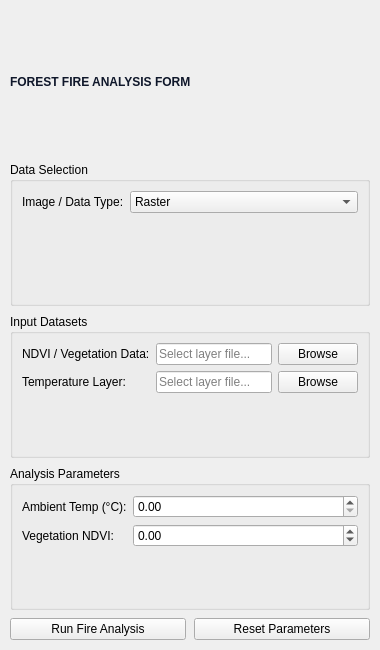
<?xml version="1.0" encoding="UTF-8"?>
<ui version="4.0">
 <class>ForestFireForm</class>
 <widget class="QWidget" name="ForestFireForm">
  <property name="geometry"><rect><x>0</x><y>0</y><width>380</width><height>650</height></rect></property>
  <layout class="QVBoxLayout" name="mainLayout">
   <property name="spacing"><number>8</number></property>
   <property name="leftMargin"><number>10</number></property>
   <property name="topMargin"><number>10</number></property>
   <property name="rightMargin"><number>10</number></property>
   <property name="bottomMargin"><number>10</number></property>
   <item><widget class="QLabel" name="lblTitle"><property name="text"><string>FOREST FIRE ANALYSIS FORM</string></property><property name="styleSheet"><string>font-size: 12px; font-weight: bold; color: #0F172A;</string></property></widget></item>
   <item>
    <widget class="QGroupBox" name="grpData">
     <property name="title"><string>Data Selection</string></property>
     <layout class="QFormLayout">
      <item row="0" column="0"><widget class="QLabel"><property name="text"><string>Image / Data Type:</string></property></widget></item>
      <item row="0" column="1">
       <widget class="QComboBox" name="cmbDataType">
        <item><property name="text"><string>Raster</string></property></item>
        <item><property name="text"><string>Satellite Image</string></property></item>
       </widget>
      </item>
     </layout>
    </widget>
   </item>
   <item>
    <widget class="QGroupBox" name="grpInputs">
     <property name="title"><string>Input Datasets</string></property>
     <layout class="QFormLayout">
      <item row="0" column="0"><widget class="QLabel"><property name="text"><string>NDVI / Vegetation Data:</string></property></widget></item>
      <item row="0" column="1">
       <layout class="QHBoxLayout">
        <item><widget class="QLineEdit" name="txtNDVI"><property name="placeholderText"><string>Select layer file...</string></property></widget></item>
        <item><widget class="QPushButton" name="btnBrowseNDVI"><property name="text"><string>Browse</string></property></widget></item>
       </layout>
      </item>
      <item row="1" column="0"><widget class="QLabel"><property name="text"><string>Temperature Layer:</string></property></widget></item>
      <item row="1" column="1">
       <layout class="QHBoxLayout">
        <item><widget class="QLineEdit" name="txtTemp"><property name="placeholderText"><string>Select layer file...</string></property></widget></item>
        <item><widget class="QPushButton" name="btnBrowseTemp"><property name="text"><string>Browse</string></property></widget></item>
       </layout>
      </item>
     </layout>
    </widget>
   </item>
   <item>
    <widget class="QGroupBox" name="grpParams">
     <property name="title"><string>Analysis Parameters</string></property>
     <layout class="QFormLayout">
      <item row="0" column="0"><widget class="QLabel"><property name="text"><string>Ambient Temp (°C):</string></property></widget></item>
      <item row="0" column="1"><widget class="QDoubleSpinBox" name="spnTemp"><property name="maximum"><double>60</double></property></widget></item>
      <item row="1" column="0"><widget class="QLabel"><property name="text"><string>Vegetation NDVI:</string></property></widget></item>
      <item row="1" column="1"><widget class="QDoubleSpinBox" name="spnNDVI"><property name="minimum"><double>-1.0</double></property><property name="maximum"><double>1.0</double></property></widget></item>
     </layout>
    </widget>
   </item>
   <item>
    <layout class="QHBoxLayout" name="btnLayout">
     <item><widget class="QPushButton" name="btnRun"><property name="text"><string>Run Fire Analysis</string></property></widget></item>
     <item><widget class="QPushButton" name="btnReset"><property name="text"><string>Reset Parameters</string></property></widget></item>
    </layout>
   </item>
  </layout>
 </widget>
</ui>
